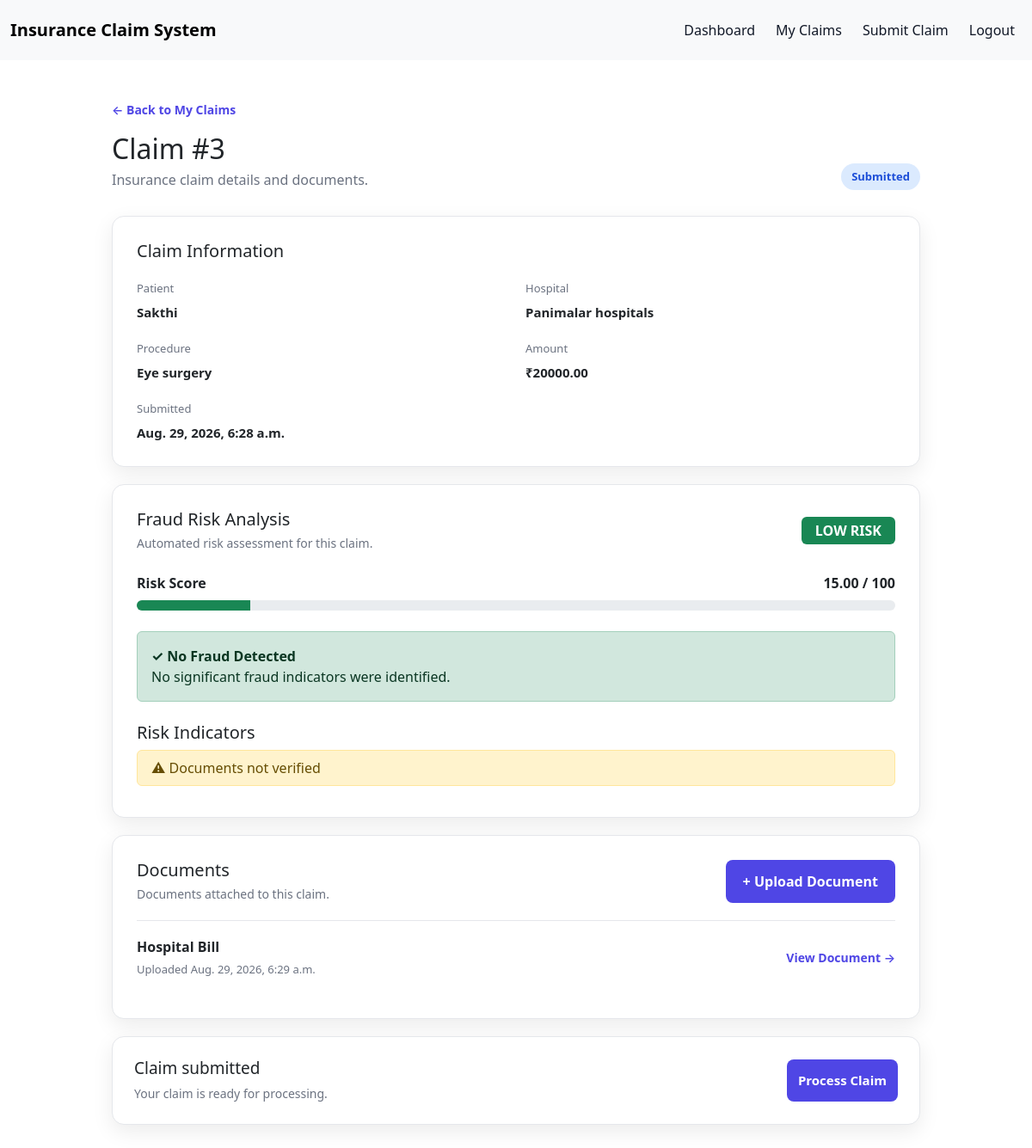
The page /claims/3/ (signed in) on the database its author committed.
### claims/models.py (models this page shows, shortened)
class Claim(models.Model):
    user = models.ForeignKey(
        "auth.User",
        on_delete=models.CASCADE,
        related_name="claims",
    )
    STATUS_CHOICES = [
        ("draft", "Draft"),
        ("submitted", "Submitted"),
        ("processing", "Processing"),
        ("validated", "Validated"),
        ("rejected", "Rejected"),
    ]
    dataset_claim_id = models.CharField(max_length=20,unique=True,null=True,blank=True)
    patient_name = models.CharField(max_length=200)
    patient_age = models.PositiveIntegerField(null=True, blank=True)
    patient_gender = models.CharField(max_length=20, null=True, blank=True)
    hospital_name = models.CharField(max_length=200)
    hospital_id = models.CharField(max_length=20, null=True, blank=True)
    doctor_id = models.CharField(max_length=20, null=True, blank=True)
    diagnosis = models.CharField(max_length=300, null=True, blank=True)
    procedure = models.CharField(max_length=300)
    amount = models.DecimalField(max_digits=12, decimal_places=2)
    claim_date = models.DateField(null=True, blank=True)
    admission_date = models.DateField(null=True, blank=True)
    discharge_date = models.DateField(null=True, blank=True)
    days_admitted = models.PositiveIntegerField(null=True, blank=True)
    insurance_type = models.CharField(max_length=100, null=True, blank=True)
    previous_claims = models.PositiveIntegerField(default=0)
    previous_claim_amount = models.DecimalField(
        max_digits=12,
        decimal_places=2,
        default=0
    )
    documents_verified = models.BooleanField(default=False)
    duplicate_claim = models.BooleanField(default=False)
    diagnosis_procedure_match = models.BooleanField(default=True)
    hospital_claim_count = models.PositiveIntegerField(default=0)
    patient_claim_count = models.PositiveIntegerField(default=0)
    status = models.CharField(
        max_length=20,
        choices=STATUS_CHOICES,
        default="draft"
    )
    created_at = models.DateTimeField(auto_now_add=True)

class Document(models.Model):
    DOCUMENT_TYPES = [
        ("bill", "Hospital Bill"),
        ("discharge", "Discharge Summary"),
        ("prescription", "Prescription"),
        ("insurance", "Insurance Document"),
        ("other", "Other"),
    ]
    claim = models.ForeignKey(
        Claim,
        on_delete=models.CASCADE,
        related_name="documents"
    )
    file = models.FileField(upload_to="claims/")
    document_type = models.CharField(
        max_length=20,
        choices=DOCUMENT_TYPES,
        default="other"
    )
    uploaded_at = models.DateTimeField(auto_now_add=True)

### claims/views.py (the view)
@login_required
def claim_detail(request, claim_id):
    claim = get_object_or_404(
        Claim,
        id=claim_id,
        user=request.user
    )
    fraud_result = calculate_fraud_risk(claim)
    return render(
        request,
        "claims/claim_detail.html",
        {
            "claim": claim,
            "fraud_result": fraud_result,
        }
    )

### claims/templates/claims/claim_detail.html (shortened to what this page needs)
{% extends "base.html" %}
{% block content %}
<div class="claim-detail-container">
    <div class="claim-detail-header">
        <div>
            <a href="{% url 'claim_list' %}" class="back-link">
                ← Back to My Claims
            </a>
            <h1>Claim #{{ claim.id }}</h1>
            <p>Insurance claim details and documents.</p>
        </div>
        <span class="claim-status status-{{ claim.status }}">
            {{ claim.get_status_display }}
        </span>
    </div>
    <div class="claim-detail-card">
        <h2>Claim Information</h2>
        <div class="claim-detail-grid">
            <div>
                <span>Patient</span>
                <strong>{{ claim.patient_name }}</strong>
            </div>
            <div>
                <span>Hospital</span>
                <strong>{{ claim.hospital_name }}</strong>
            </div>
            <div>
                <span>Procedure</span>
                <strong>{{ claim.procedure }}</strong>
            </div>
            <div>
                <span>Amount</span>
                <strong>₹{{ claim.amount }}</strong>
            </div>
            <div>
                <span>Submitted</span>
                <strong>{{ claim.created_at }}</strong>
            </div>
        </div>
    </div>
    <div class="claim-detail-card">
        <div class="section-header">
            <div>
                <h2>Fraud Risk Analysis</h2>
                <p>Automated risk assessment for this claim.</p>
            </div>
            {% if fraud_result.risk_level == "high" %}
            <span class="badge bg-danger fs-6 px-3 py-2">
                HIGH RISK
            </span>
            {% elif fraud_result.risk_level == "medium" %}
            <span class="badge bg-warning text-dark fs-6 px-3 py-2">
                MEDIUM RISK
            </span>
            {% else %}
            <span class="badge bg-success fs-6 px-3 py-2">
                LOW RISK
            </span>
            {% endif %}
        </div>
        <div class="mt-4">
            <div class="d-flex justify-content-between mb-2">
                <span>
                    <strong>Risk Score</strong>
                </span>
                <span>
                    <strong>{{ fraud_result.risk_score }} / 100</strong>
                </span>
            </div>
            <div class="progress" style="height: 12px;">
                {% if fraud_result.risk_level == "high" %}
                <div class="progress-bar bg-danger" style="width: {{ fraud_result.risk_score }}%;">
                </div>
                {% elif fraud_result.risk_level == "medium" %}
                <div class="progress-bar bg-warning" style="width: {{ fraud_result.risk_score }}%;">
                </div>
                {% else %}
                <div class="progress-bar bg-success" style="width: {{ fraud_result.risk_score }}%;">
                </div>
                {% endif %}
            </div>
        </div>
        <div class="mt-4">
            {% if fraud_result.fraud_detected %}
            <div class="alert alert-danger mb-0">
                <strong>⚠ Fraud Detected</strong>
                <br>
                This claim requires further investigation.
            </div>
            {% else %}
            <div class="alert alert-success mb-0">
                <strong>✓ No Fraud Detected</strong>
                <br>
                No significant fraud indicators were identified.
            </div>
            {% endif %}
        </div>
        {% if fraud_result.reasons %}
        <div class="mt-4">
            <h5>Risk Indicators</h5>
            {% for reason in fraud_result.reasons %}
            <div class="alert alert-warning py-2 mb-2">
                ⚠ {{ reason }}
            </div>
            {% endfor %}
        </div>
        {% endif %}
    </div>
    <div class="claim-detail-card">
        <div class="section-header">
            <div>
                <h2>Documents</h2>
                <p>Documents attached to this claim.</p>
            </div>
            <a href="{% url 'upload_document' claim.id %}" class="dashboard-button">
                + Upload Document
            </a>
        </div>
        <div class="documents-list">
            {% for document in claim.documents.all %}
            <div class="document-item">
                <div>
                    <strong>
                        {{ document.get_document_type_display }}
                    </strong>
                    <span>
                        Uploaded {{ document.uploaded_at }}
                    </span>
                </div>
                <a href="{{ document.file.url }}" target="_blank" class="document-link">
                    View Document →
                </a>
            </div>
            {% endfor %}
        </div>
    </div>
    {% if claim.status == "draft" %}
    <div class="claim-action-card">
        <div>
            <h2>Ready to submit?</h2>
            <p>
                Make sure all required documents have been uploaded.
            </p>
        </div>
        <a href="{% url 'submit_claim' claim.id %}" class="claim-submit-button">
            Submit Claim
        </a>
    </div>
    {% elif claim.status == "submitted" %}
    <div class="claim-action-card">
        <div>
            <h2>Claim submitted</h2>
            <p>
                Your claim is ready for processing.
            </p>
        </div>
        <a href="{% url 'process_claim' claim.id %}" class="claim-submit-button">
            Process Claim
        </a>
    </div>
    {% endif %}
</div>
{% endblock %}

### authentication/static/authentication/css/style.css (style rules this page uses)
:root { --bg: #f4f6fb; --card: #ffffff; --text: #111827; --muted: #6b7280; --border: #e5e7eb; --primary: #4f46e5; --primary-hover: #4338ca; --input-bg: #ffffff; --shadow: rgba(0, 0, 0, 0.08); }
* { box-sizing: border-box; }
body { margin: 0; min-height: 100vh; font-family: Arial, sans-serif; background-color: var(--bg); color: var(--text); transition: background-color 0.3s ease, color 0.3s ease; }
.dashboard-button { display: block; padding: 13px 20px; background-color: var(--primary); color: white; border-radius: 8px; text-decoration: none; font-weight: 600; transition: background-color 0.2s ease, transform 0.1s ease; }
.claim-status { padding: 6px 12px; border-radius: 20px; font-size: 13px; font-weight: 600; }
.status-submitted { background-color: #dbeafe; color: #1d4ed8; }
.claim-submit-button { width: 100%; padding: 13px; border: none; border-radius: 8px; background-color: var(--primary); color: white; font-size: 15px; font-weight: 600; cursor: pointer; transition: background-color 0.2s ease, transform 0.1s ease; }
.claim-detail-container { max-width: 1000px; margin: 0 auto; padding: 45px 30px; }
.claim-detail-header { display: flex; justify-content: space-between; align-items: flex-end; margin-bottom: 30px; }
.claim-detail-header h1 { margin: 15px 0 5px; font-size: 32px; }
.claim-detail-header p { margin: 0; color: var(--muted); }
.back-link { color: var(--primary); text-decoration: none; font-size: 14px; font-weight: 600; }
.claim-detail-card { margin-bottom: 20px; padding: 28px; background-color: var(--card); border: 1px solid var(--border); border-radius: 14px; box-shadow: 0 8px 25px var(--shadow); }
.claim-detail-card h2 { margin: 0 0 22px; font-size: 20px; }
.claim-detail-grid { display: grid; grid-template-columns: repeat(2, 1fr); gap: 22px; }
.claim-detail-grid div { display: flex; flex-direction: column; gap: 6px; }
.claim-detail-grid span { color: var(--muted); font-size: 13px; }
.claim-detail-grid strong { font-size: 15px; }
.section-header { display: flex; justify-content: space-between; align-items: center; margin-bottom: 20px; }
.section-header h2 { margin-bottom: 5px; }
.section-header p { margin: 0; color: var(--muted); font-size: 14px; }
.documents-list { display: flex; flex-direction: column; }
.document-item { display: flex; justify-content: space-between; align-items: center; padding: 18px 0; border-top: 1px solid var(--border); }
.document-item div { display: flex; flex-direction: column; gap: 5px; }
.document-item span { color: var(--muted); font-size: 13px; }
.document-link { color: var(--primary); text-decoration: none; font-size: 14px; font-weight: 600; }
.claim-action-card { display: flex; justify-content: space-between; align-items: center; gap: 25px; padding: 25px; background-color: var(--card); border: 1px solid var(--border); border-radius: 14px; box-shadow: 0 8px 25px var(--shadow); }
.claim-action-card h2 { margin: 0 0 7px; font-size: 19px; }
.claim-action-card p { margin: 0; color: var(--muted); font-size: 14px; }
.claim-action-card .claim-submit-button { width: auto; white-space: nowrap; text-decoration: none; }

### rows shown on the page
Claim: id "3", status "Submitted", patient_name "Sakthi", hospital_name "Panimalar hospitals", procedure "Eye surgery", amount "20000.00", created_at "Aug. 29, 2026, 6:28 a.m."
Document: document_type "Hospital Bill", uploaded_at "Aug. 29, 2026, 6:29 a.m."

### other values the page prints
{{ fraud_result.risk_score }} "15.00"
{{ reason }} "Documents not verified"
